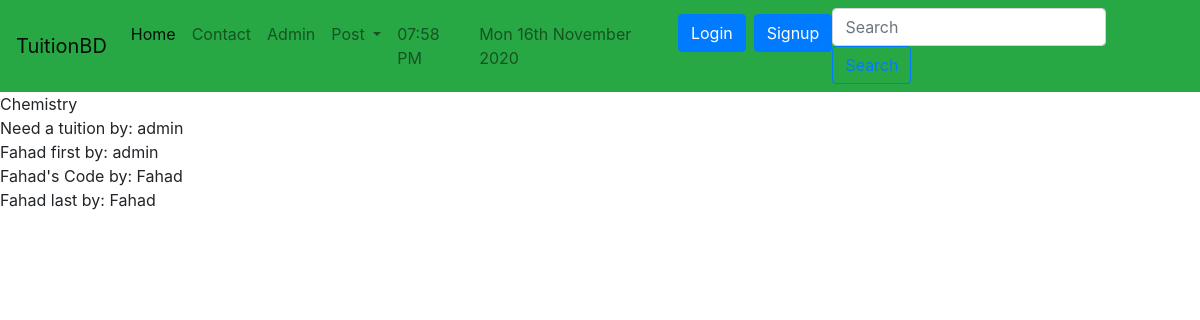
The page /tuition/subjects/ on the database its author committed.
### tuition/models.py (models this page shows, shortened)
class Subject(models.Model):
    name=models.CharField(max_length=100)

class Post(models.Model):
    CATEGORY=(
        ('Teacher','Teacher'),
        ('Student','Student'),
    )
    MEDIUM=(
        ('bangla','bangla'),
        ('English','English'),
        ('Urdu','Urdu'),
        ('Hindi','Hindi'),
        ('Arabic','Arabic'),
    )
    user=models.ForeignKey(User,on_delete=models.CASCADE, blank=True, null= True)
    id=models.AutoField(primary_key=True)
    title=models.CharField(max_length=101)
    slug=models.CharField(max_length=100, default=title)
    email=models.EmailField()
    salary=models.FloatField()
    details=models.TextField()
    available=models.BooleanField()
    category=models.CharField(max_length=100,choices=CATEGORY)
    created_at=models.DateTimeField(default=now)
    image=models.ImageField(default='default.jpg', upload_to='tuition/images')
    medium=MultiSelectField(max_length=100, max_choices=5, choices=MEDIUM, default='bangla')
    subject=models.ManyToManyField(Subject, related_name='subject_set')
    class_in=models.ManyToManyField(Class_in, related_name='class_set')
    likes=models.ManyToManyField(User, related_name='post_likes')
    views=models.ManyToManyField(User, related_name='post_views')
    objects=models.Manager()
    items=PostManager()

### tuition/views.py (the view)
# urls.py: path('subjects/',subview,name="subjects"),
def subview(request):
    sub=Subject.objects.get(name="Chemistry")
    post=sub.subject_set.all()
    return render(request, 'tuition/subjectview.html',{'sub':sub,'post':post})

### templates/tuition/subjectview.html
{% extends 'basic.html' %}
{% block body %}
{{sub.name}} <br>
{% for p in sub.subject_set.all %}
{{p.title}} by:
{{p.user.username}} <br>
{% endfor %}
{% endblock body %}

### rows shown on the page
Subject: name "Chemistry"
Post: title "Need a tuition", user.username "admin"
Post: title "Fahad first", user.username "admin"
Post: title "Fahad's Code", user.username "Fahad"
Post: title "Fahad last", user.username "Fahad"
